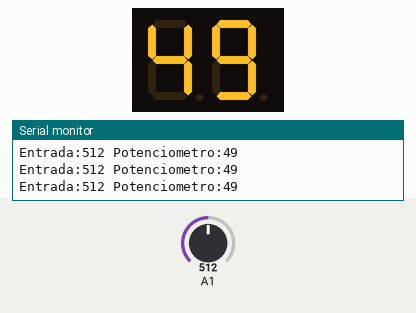
Simulated run of this sketch. Board: Arduino Uno, built with avr-gcc and run on an emulated ATmega328P. Shown: 2-digit seven-segment display, the last lines printed to the serial monitor. Wiring (inferred from the names in the program): 2-digit 7-segment display, segments lit when HIGH: segments pin 2, pin 3, pin 4, pin 5, pin 6, pin 7, pin 8; digit selects pin 9, pin 10. Inputs (shaded band) come from the test bench; at power-on: A1 = 512. The segment pins are drawn as the display they are named for.

Above: at 1.2 s.
1.3 s: A1 set to 986
At 1.8 s:
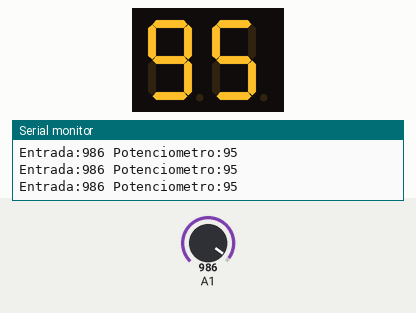
2.8 s: A1 set to 1012
At 3.5 s:
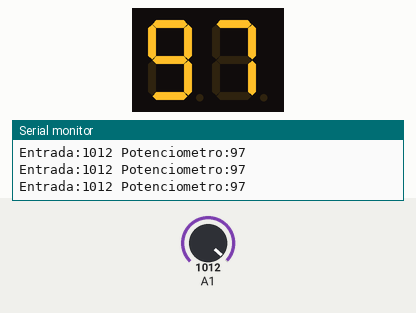
4.3 s: A1 set to 1023
At 5.4 s:
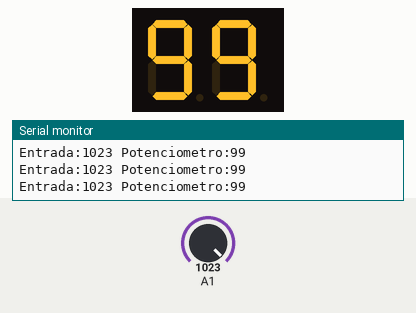
5.8 s: A1 set to 900
At 7.3 s:
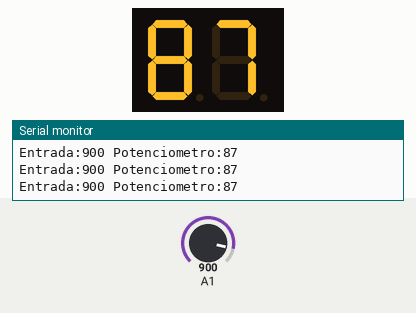
Timing chart, 0 to 8.3 s (numbered marks = the images above; inputs shaded):
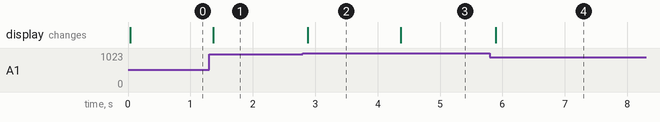

Measured:
- after the input at 1.3 s, the display: changes after 0.06 s (image 1)
- after the input at 2.8 s, the display: changes after 0.08 s (image 2)
- after the input at 4.3 s, the display: changes after 0.07 s (image 3)
- after the input at 5.8 s, the display: changes after 0.09 s (image 4)

The sketch:

andersonExperimentoUm.ino
```cpp
#define seg_a  2
#define seg_b  3
#define seg_c  4
#define seg_d  5
#define seg_e  6
#define seg_f  7
#define seg_g  8
#define disp_a 9
#define disp_b 10

//segmentos a b c d e f g
int displayset[10][7]={{1,1,1,1,1,1,0}, //0
                       {0,1,1,0,0,0,0}, //1
                       {1,1,0,1,1,0,1}, //2
                       {1,1,1,1,0,0,1}, //3
                       {0,1,1,0,0,1,1}, //4
                       {1,0,1,1,0,1,1}, //5
                       {1,0,1,1,1,1,1}, //6
                       {1,1,1,0,0,0,0}, //7
                       {1,1,1,1,1,1,1}, //8
                       {1,1,1,1,0,1,1}  //9
                      };

void displaysete(void);
int dezena  = 0;
int unidade = 0;
int estado_displaysete=1;

void setup() {
  Serial.begin(115200);
  // put your setup code here, to run once:
  pinMode(seg_a,  OUTPUT);
  pinMode(seg_b,  OUTPUT);
  pinMode(seg_c,  OUTPUT);
  pinMode(seg_d,  OUTPUT);
  pinMode(seg_e,  OUTPUT);
  pinMode(seg_f,  OUTPUT);
  pinMode(seg_g,  OUTPUT);
  pinMode(disp_a, OUTPUT);
  pinMode(disp_b, OUTPUT);
  pinMode(A1, INPUT);
}

int count_disp=0;
unsigned long tempo_atual, tempo_anterior = 0;
int pot;
void loop() {
  pot = analogRead(A1);
  Serial.print("Entrada:");
  Serial.print(pot);
  pot = map(pot, 0,1023,0,99);
  Serial.print(" Potenciometro:");
  Serial.println(pot);
  dezena = pot/10;
  unidade = pot%10;

  displaysete();
  delay(10);
  /*
  tempo_atual = millis();
  if ((tempo_atual - tempo_anterior) >= 1000){
    tempo_anterior = tempo_atual;
    unidade ++;
    if(unidade > 9) {
      unidade = 0;
      dezena++;
      if(dezena > 9) {
        dezena = 0;
      }
    }
  }*/
}


void displaysete(void) {

  switch(estado_displaysete) {
    case 1:
      digitalWrite(disp_a, HIGH);
      digitalWrite(seg_a, displayset[unidade][0]);
      digitalWrite(seg_b, displayset[unidade][1]);
      digitalWrite(seg_c, displayset[unidade][2]);
      digitalWrite(seg_d, displayset[unidade][3]);
      digitalWrite(seg_e, displayset[unidade][4]);
      digitalWrite(seg_f, displayset[unidade][5]);
      digitalWrite(seg_g, displayset[unidade][6]);
      digitalWrite(disp_b, LOW);
      estado_displaysete=2;
      break;

    case 2:
      digitalWrite(disp_b, HIGH);
      digitalWrite(seg_a, displayset[dezena][0]);
      digitalWrite(seg_b, displayset[dezena][1]);
      digitalWrite(seg_c, displayset[dezena][2]);
      digitalWrite(seg_d, displayset[dezena][3]);
      digitalWrite(seg_e, displayset[dezena][4]);
      digitalWrite(seg_f, displayset[dezena][5]);
      digitalWrite(seg_g, displayset[dezena][6]);
      digitalWrite(disp_a, LOW);
      estado_displaysete=1;
      break;
  }
}
```
